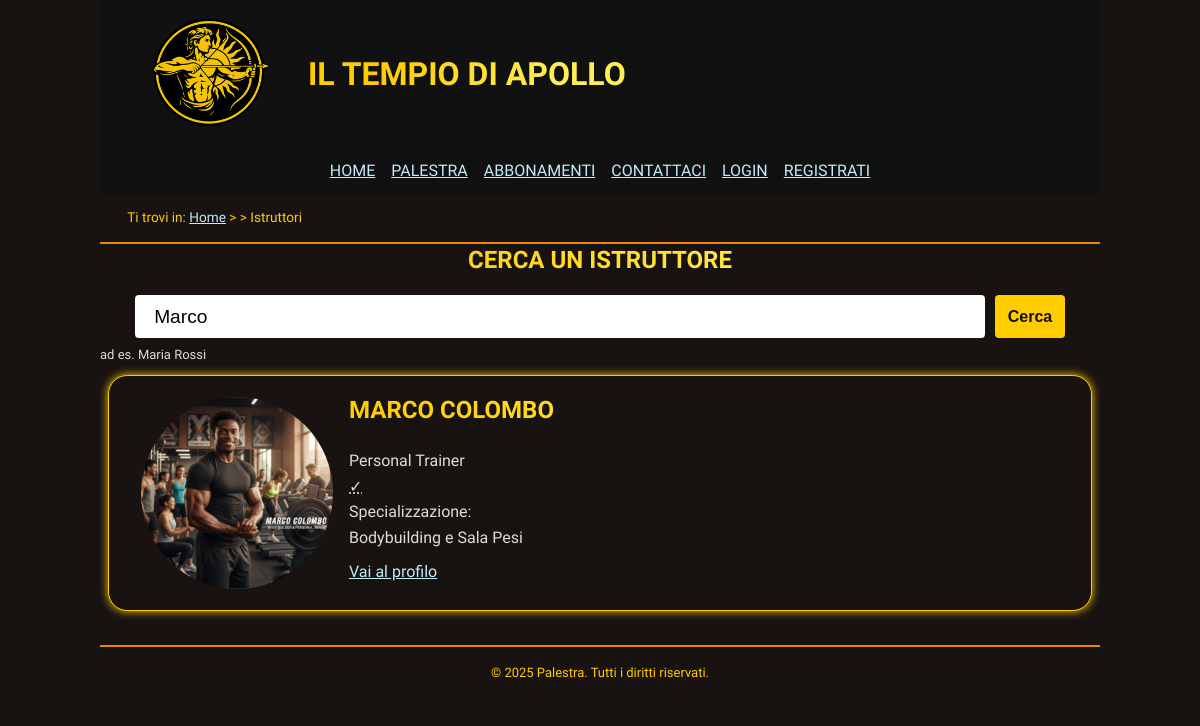
The page /html/cerca-istruttore.php?nome=Marco on the database as committed earlier.
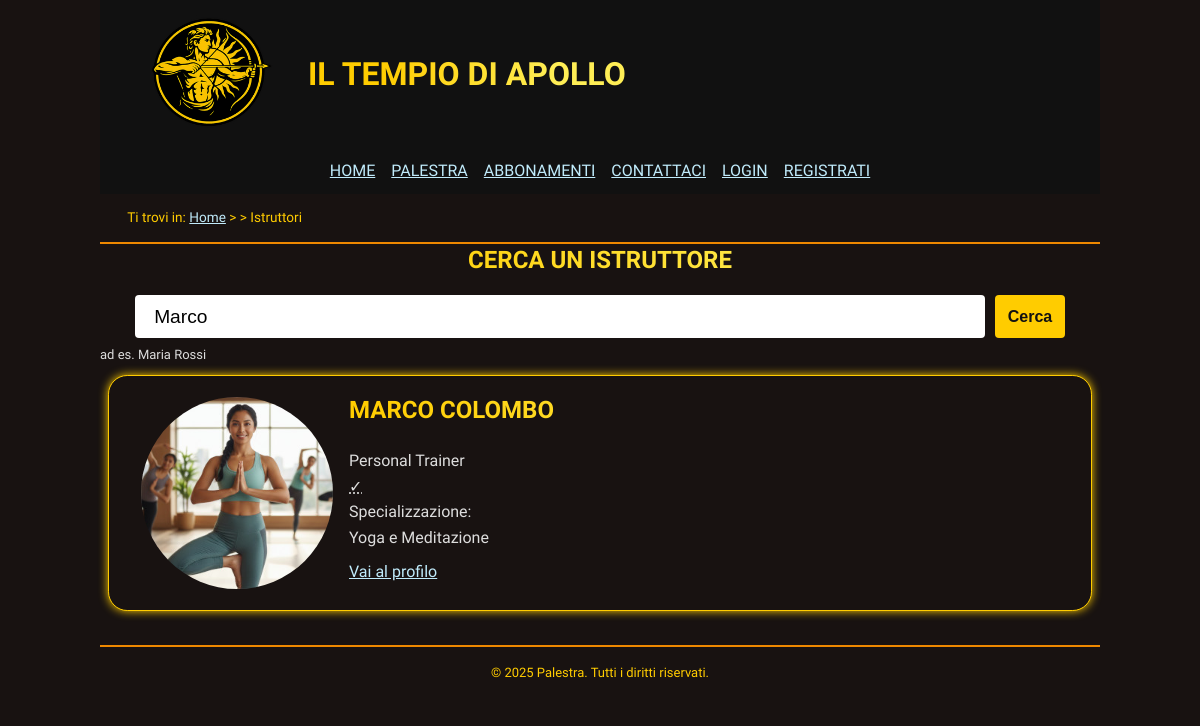
The same page on the database as committed later.
### tables this page shows
CREATE TABLE Utente (
    id_utente SERIAL PRIMARY KEY,
    nome VARCHAR(100) NOT NULL,
    cognome VARCHAR(100) NOT NULL,
    email VARCHAR(100) UNIQUE NOT NULL,
    password_hash CHAR(60) NOT NULL 
);

CREATE TABLE Istruttore (
    id_utente BIGINT UNSIGNED PRIMARY KEY REFERENCES Utente(id_utente) ON DELETE CASCADE,
    specializzazione VARCHAR(100),
    qualifica VARCHAR(100),
    telefono VARCHAR(20),
    presentazione VARCHAR(255)
);

CREATE TABLE Personal_Trainer (
    id_istruttore BIGINT UNSIGNED PRIMARY KEY REFERENCES Istruttore(id_utente) ON DELETE CASCADE
);

### html/cerca-istruttore.php (the view, shortened to what this page needs)
<?php
include "../internal/db_connection.php";
include "../internal/header.php";
$internal = __DIR__ . "/../internal/cerca-istruttore/";
$top = file_get_contents($internal . "top.html");
$templateResult = file_get_contents($internal . "stack.html");
$bottom = file_get_contents($internal . "bottom.html");
$nome = '';
if (isset($_GET['nome'])) {
    $nome = $_GET['nome'];
    $nome = trim($nome);
}
$top = str_replace("[Valore Ricerca]", htmlspecialchars($nome), $top);
echo renderFromHtml($top);
$query = "SELECT *
    FROM Utente
    JOIN Istruttore ON Utente.id_utente = Istruttore.id_utente
    LEFT JOIN Personal_Trainer ON Utente.id_utente = Personal_Trainer.id_istruttore
    WHERE nome LIKE ?";
$stmt = $conn->prepare($query);
$param = "%" . $nome . "%";
$stmt->bind_param("s", $param);
$stmt->execute();
$result = $stmt->get_result();
while ($row = $result->fetch_array(MYSQLI_ASSOC)) {
    $output = $templateResult;
    $isPt = $row['id_istruttore'] == null
        ? '<abbr title="no" aria-hidden="true">&cross;</abbr><span class="hidden">no</span>'
        : '<abbr title="si" aria-hidden="true">&check;</abbr><span class="hidden">si</span>';
    $output = str_replace("[Nome Istruttore]", $row['nome'] . ' ' . $row['cognome'], $output);
    $output = str_replace("[È PT]", $isPt, $output);
    $output = str_replace("[Specializzazione Istruttore]", $row['specializzazione'], $output);
    $output = str_replace("[ID Istruttore]", $row['id_utente'], $output);
    echo $output;
}
echo $bottom;

Rows that differ between the two databases and show on the page:
no longer on this page (row edited): utente: nome+cognome (picture), output "Personal Trainer Specializzazione Bodybuilding e Sala Pesi Vai al profilo"
now on this page (row edited): utente: nome+cognome (picture), output "Personal Trainer Specializzazione Yoga e Meditazione Vai al profilo"
